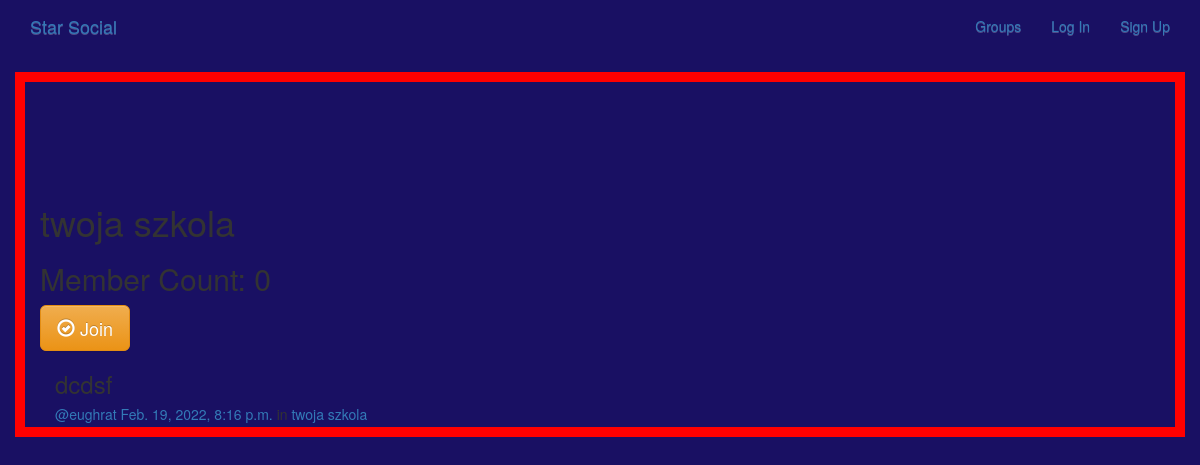
Page /groups/posts/in/twoja-szkola/ on the committed database.
### groups/models.py (models this page shows, shortened)
class Group(models.Model):
    name = models.CharField(max_length=256, unique=True)
    slug = models.SlugField(allow_unicode=True,unique=True)
    description = models.TextField(blank=True, default='')
    description_html = models.TextField(editable=False, default='',blank=True)
    members = models.ManyToManyField(User, through="GroupMember")
    class Meta:
        ordering = ['name']

### posts/models.py (models this page shows, shortened)
class Post(models.Model):
    user = models.ForeignKey(User,related_name='posts', on_delete=models.CASCADE)
    created_at = models.DateTimeField(auto_now=True)
    message = models.TextField()
    message_html = models.TextField(editable=False)
    group = models.ForeignKey(Group,related_name='posts',null=True,blank=True, on_delete=models.CASCADE)

### groups/views.py (the view)
# urls.py: path('posts/in/<slug>/', views.SingleGroup.as_view(), name='single'),
class SingleGroup(generic.DetailView):
    model = Group

### groups/templates/groups/group_detail.html
{% extends "groups/group_base.html" %}
{% block pregroup %}
<h1>{{group.name}}</h1>
<h2> Member Count: {{group.members.count}}</h2>
  <div class="content">
{% if user in group.members.all %}
	<a href="{% url 'groups:leave' slug=group.slug %}" class="btn btn-lg btn-fill btn-warning"><span class="glyphicon glyphicon-remove-circle"></span> Leave</a>
{% else %}
	<a href="{% url 'groups:join' slug=group.slug %}" class="btn btn-lg btn-fill btn-warning"><span class="glyphicon glyphicon-ok-circle"></span> Join</a>
{% endif %}
</div>
{% endblock %}
{% block group_content %}
<div class="col-md-8">
	{% if group.posts.count == 0 %}
	<h2>No posts in this group yet!</h2>
	{% else %}
		{% for post in group.posts.all %}
			{% include "posts/_post.html" %}
		{% endfor %}
	{% endif %}
</div>
{% endblock %}

### templates/posts/_post.html (shortened to what this page needs)
<div class="post media">
    <h3>{{post.message_html|safe}}</h3>
    <div class="media-body">
        <h5 class=" media-heading">
            <span class="username">
                <a href="{% url 'posts:for_user' username=post.user.username %}">@{{post.user.username}}</a>
            </span>
            <time class="time">
                <a href="{% url 'posts:single' username=post.user.username pk=post.pk %}">{{post.created_at}}</a>
            </time>
            {% if post.group %}
			<span class="group-name">in <a href="#">{{ post.group.name }}</a></span>
			{% endif %}
        </h5>
    </div>
</div>

### static/css/master.css (style rules this page uses)
html, body { height: 100%; width: 100%; overflow: hidden; background: #191063; margin: 0; }

### rows in the picture
Group: name "twoja szkola", members.count "0"
Post: message_html "dcdsf", user.username "eughrat", created_at "Feb. 19, 2022, 8:16 p.m.", group.name "twoja szkola"
